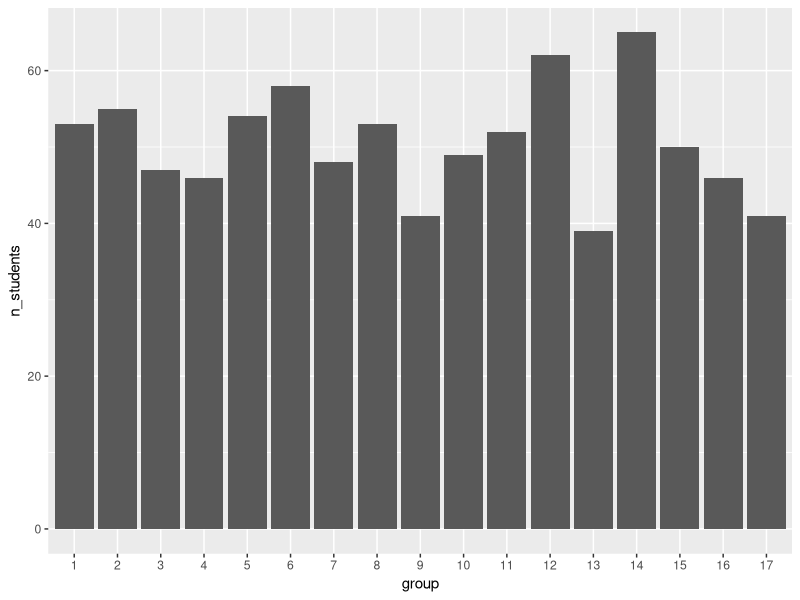
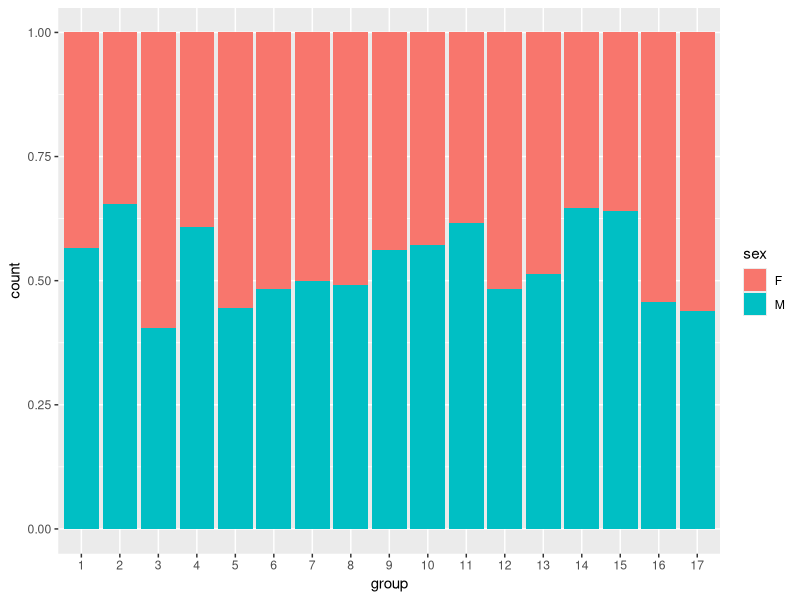
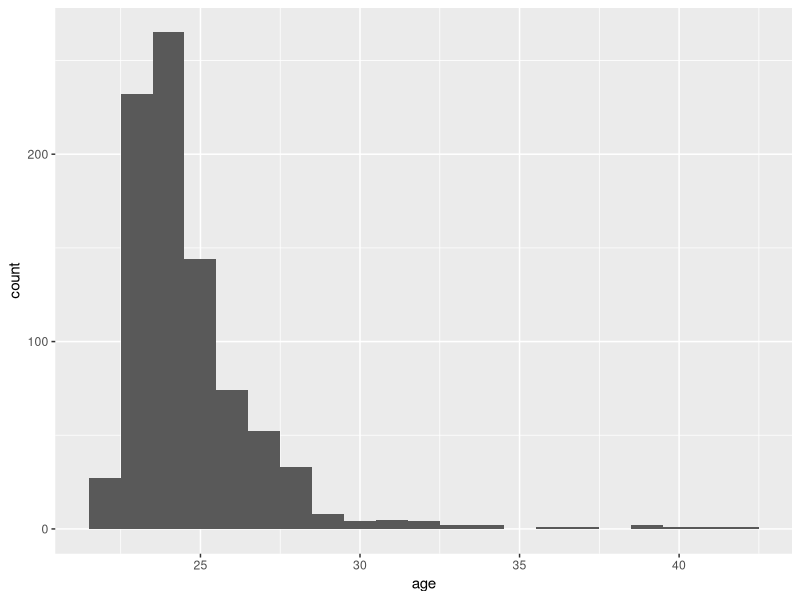
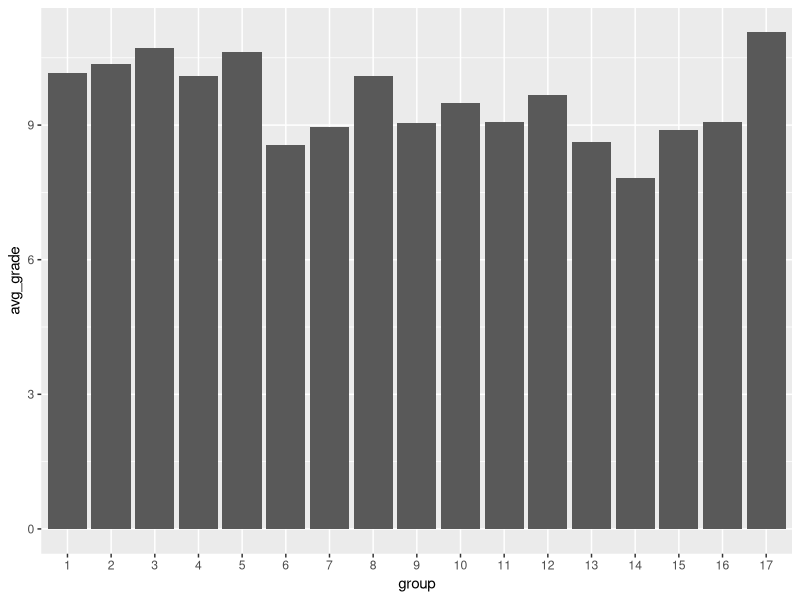
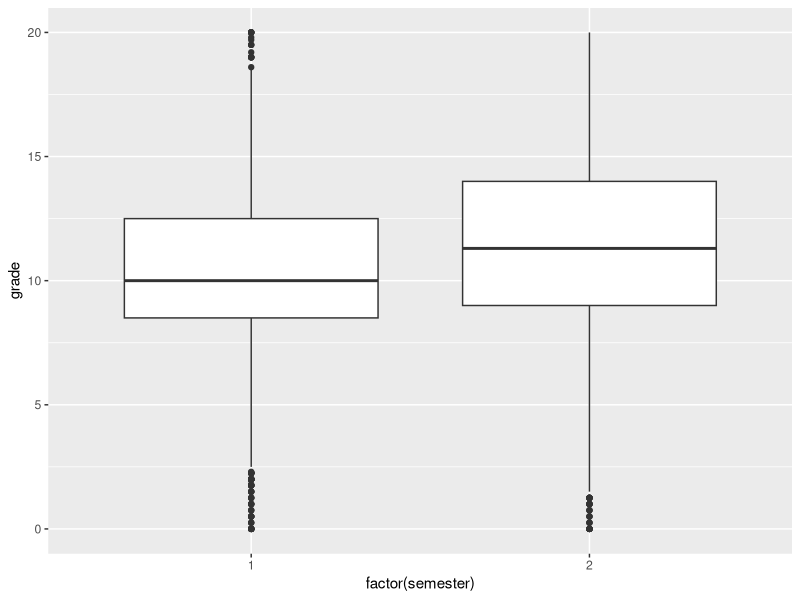
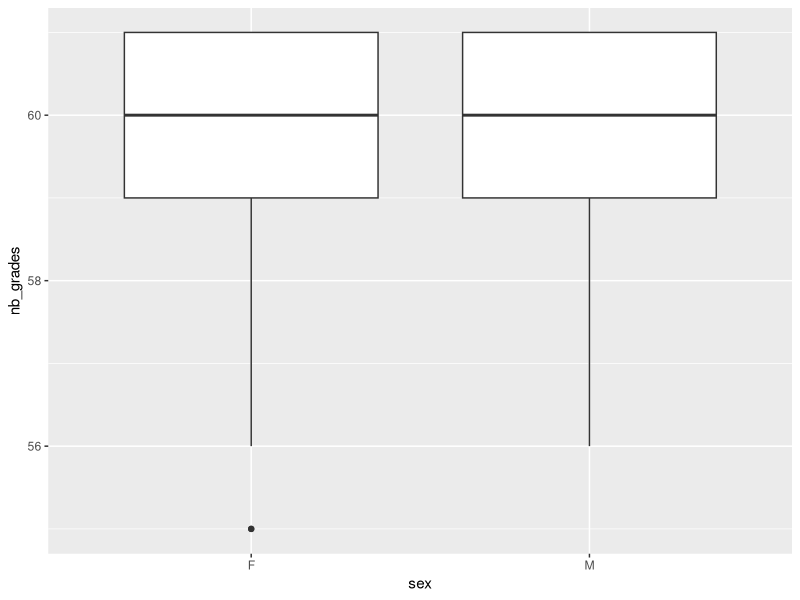
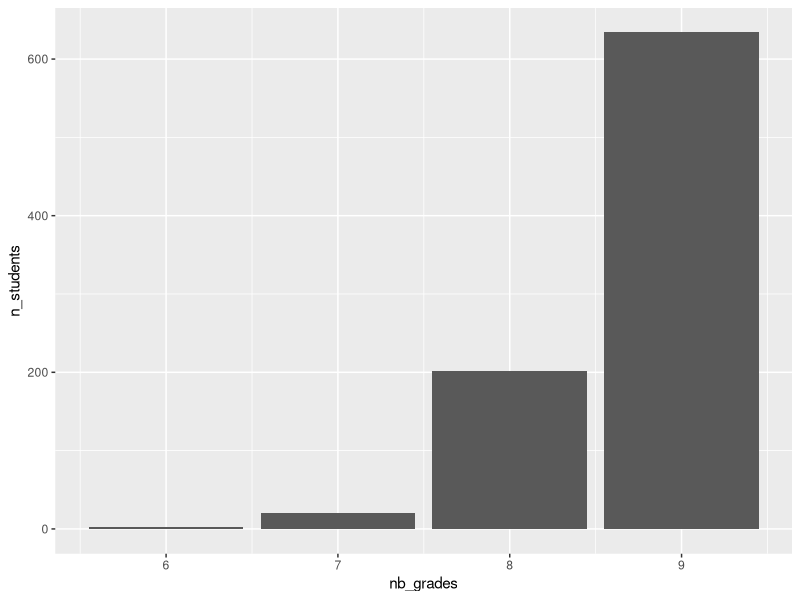
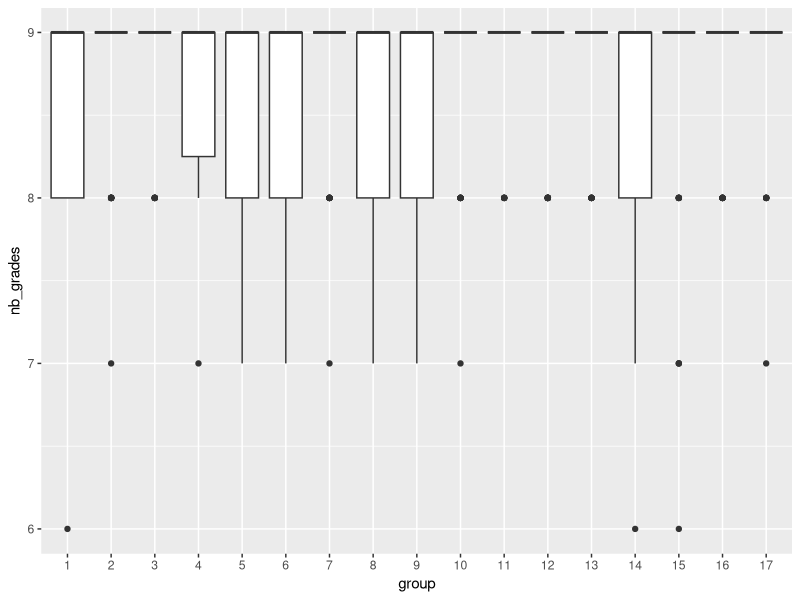

These figures' R source, in order:
## ---- chunk 1
library(readr)
library(dplyr)
library(knitr)
library(ggplot2)
library(lubridate)
library(tidyr)

## ---- chunk 2
courses <- read_csv("courses.csv")
## ---- chunk 3
courses %>%
  rename(
    "identifiant" = course_id,
    "semester" = semester,
    "number of exams" = nb_grades
  ) %>%
  arrange(`course`) %>%
  kable()
## ---- chunk 4
students <- read_csv("students.csv") %>%
  mutate(
    id = as.integer(id),
    group = factor(group),
    birth_date = as.Date(birth_date),
    sex = factor(sex)
  )

class(students$birth_date)
class(students$sex)

## ---- chunk 5
grades <- read_csv("grades.csv")
grades <- read_delim("grades.csv",
  delim = "|",
na = "_",
)

## ---- chunk 6
students %>%
  group_by(group) %>%
  summarise(n_students = n()) %>%
  ggplot(aes(x = group, y = n_students)) +
  geom_col()
## ---- chunk 7
students %>%
  ggplot(aes(x = group, fill = sex)) +
  geom_bar(position = "fill")
## ---- chunk 8
students <- students %>% 
  mutate(
    age = round(time_length(today() - birth_date, unit = "year"))
  )
## ---- chunk 9
students %>%
  ggplot(aes(x = age)) +
  geom_histogram(binwidth = 1)
## ---- chunk 10
age_group <- students %>%
  group_by(group) %>%
  summarise(median_age = median(age))

kable(age_group)
## ---- chunk 11
oldest <- students %>%
  group_by(group) %>%
  filter(age == max(age)) %>%   # garder seulement le(s) plus âgé(s) du groupe
  select(id, sex, age, group) %>%
  arrange(desc(age))

kable(oldest)
## ---- chunk 12
earth <- grades %>%
  filter(course_id == 9) %>%
  left_join(students %>% select(id, group), by = "id")

earth_group_avg <- earth %>%
  group_by(group) %>%
  summarise(avg_grade = mean(grade, na.rm = TRUE))

earth_group_avg %>%
  ggplot(aes(x = group, y = avg_grade)) +
  geom_col()
## ---- chunk 13
#add semesters to the table
grades_sem <- grades %>%
  left_join(courses %>% select(course_id, semester),
            by = "course_id")
#not sure if we needed to do it for the earth course only or for the all the courses. 
grades_sem %>%
  ggplot(aes(x = factor(semester), y = grade)) +
  geom_boxplot()
## ---- chunk 14
nb_grades_student <- grades %>%
  group_by(id) %>%                     
  summarise(nb_grades = n()) %>%
  left_join(students %>% select(id, sex), 
            by = "id") 

nb_grades_student %>%
  slice_head(n = 5) %>%
  knitr::kable()
## ---- chunk 15
nb_grades_student %>%
  ggplot(aes(x = sex, y = nb_grades)) +
  geom_boxplot()
## ---- chunk 16
herbal <- grades %>%
  filter(course_id == 2)


herbal_nb <- herbal %>%
  group_by(id) %>%
  summarise(nb_grades = sum(!is.na(grade)))

herbal_nb <- herbal_nb %>%
  left_join(students %>% select(id, group, sex),
            by = "id")

herbal_nb %>%
  slice_head(n = 5) %>%
  knitr::kable()
## ---- chunk 17
herbal_dist <- herbal_nb %>%
  group_by(nb_grades) %>%
  summarise(n_students = n())

herbal_dist %>%
  ggplot(aes(x = nb_grades, y = n_students)) +
  geom_col()
## ---- chunk 18
herbal_nb %>%
  ggplot(aes(x = group, y = nb_grades)) +
  geom_boxplot()
## ---- chunk 19
herbal_nb %>%
  ggplot(aes(x = group, y = nb_grades, fill = sex)) +
  geom_boxplot()
## ---- chunk 20
avg_per_course <- grades %>%
  group_by(id, course_id) %>%
  summarise(avg_grade = mean(grade, na.rm = TRUE))

avg_per_course <- avg_per_course %>%
  left_join(students %>% select(id, group), by = "id")


avg_per_course <- avg_per_course %>%
  left_join(courses %>% select(course_id, `course`),
            by = c("course_id" = "course_id"))

wide_average <- avg_per_course %>%
  mutate(avg_grade = round(avg_grade, 2)) %>%   # <-- arrondi ici
  select(id, group, `course`, avg_grade) %>%
  pivot_wider(
    names_from = `course`,
    values_from = avg_grade
  )


wide_average %>%
  select(id, group,
         `Animal Lore and Totemism`,
         `Astronomy and Celestial Navigation`) %>%
  slice_head(n = 5) %>%
  knitr::kable()
## ---- chunk 21
wide_average %>%
  ggplot(aes(x = `Storytelling and Oral Tradition`,
             y = `Tribal Law and Customs`)) +
  geom_point()
## ---- chunk 22
correlation <- wide_average %>%
  group_by(group) %>%
  summarise(correlation = cor(`Hunting and Gathering Skills`,
                              `Herbalism and Traditional Medicine`))
## ---- chunk 23
max_corr <- correlation %>%
  filter(abs(correlation) == max(abs(correlation))) %>%
  select(group)
max_corr<- max_corr$group

student_max_corr <- wide_average %>%
  filter(group == max_corr)

student_max_corr %>%
  ggplot(aes(x = `Herbalism and Traditional Medicine`,
             y = `Hunting and Gathering Skills`)) +
  geom_point()
## ---- chunk 24
avg_course_student <- grades %>%
  group_by(id, course_id) %>%
  summarise(avg_grade = mean(grade, na.rm = TRUE))

final <- avg_course_student %>%
  group_by(id) %>%
  summarise(final_grade = mean(avg_grade, na.rm = TRUE))

final <- final %>%
  left_join(students %>% select(id, group, sex), by = "id")

final <- final %>%
  arrange(desc(final_grade))

final %>%
  slice_head(n = 5) %>%
  knitr::kable()
## ---- chunk 25
final %>%
  ggplot(aes(x = group, y = final_grade)) +
  geom_boxplot()
## ---- chunk 26
final %>%
  ggplot(aes(x = group, y = final_grade, fill = sex)) +
  geom_boxplot()
## ---- chunk 27
#add the column for the courses with 2 semesters 
avg_course_student <- avg_course_student %>%
  mutate(semester = ifelse(course_id <= 6, 1, 2))

pass <- avg_course_student %>%
  group_by(id) %>%
  summarise(
    min_course = min(avg_grade),
    sem1 = mean(avg_grade[semester == 1]),
    sem2 = mean(avg_grade[semester == 2])
  ) %>%
  mutate(
    pass = (min_course >= 5) & (sem1 >= 10) & (sem2 >= 10)
  )

pass <- pass %>%
  left_join(final %>% select(id, group, sex, final_grade), by = "id") %>%
  select(id, group, final_grade, pass)

pass %>%
  slice_head(n = 5) %>%
  knitr::kable()
## ---- chunk 28
pass %>%
  filter(pass == FALSE & final_grade >= 10) %>%
  summarise(n = n()) %>%
  kable()
## ---- chunk 29
pass_rate <- pass %>%
  group_by(group) %>%
  summarise(pass_rate = mean(pass == TRUE))

pass_rate %>%
  ggplot(aes(x = group, y = pass_rate)) +
  geom_col()
## ---- chunk 30
fail <- avg_course_student %>%
  filter(avg_grade < 5) %>%
  group_by(course_id) %>%
  summarise(nb_fail = n()) %>%       
  arrange(desc(nb_fail)) 

fail %>%
  slice_head(n = 1) %>%
  kable()
## ---- chunk 31
age_success <- pass %>%
  left_join(students %>%
              select(id, age), by = "id") %>%
  group_by(age) %>%
  summarise(success_rate = mean(pass == TRUE))

age_success %>%
  ggplot(aes(x = age, y = success_rate)) +
  geom_col()
